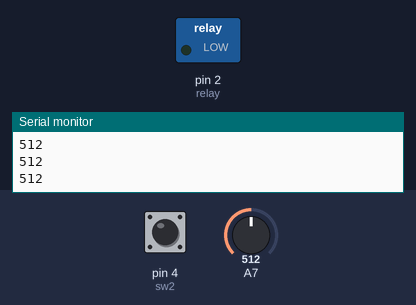
Simulated run of this sketch. Board: Arduino Mega 2560, built with avr-gcc and run on an emulated ATmega2560. Parts: switched loads named in the sketch (green lamp = pin HIGH), the last lines printed to the serial monitor. Inputs (shaded band) come from the test bench; at power-on: pin 4 (sw2) LOW, A7 = 512.

Above: at 1.3 s.
1.4 s: pin 4 (sw2) pulled HIGH for 0.6 s
At 1.9 s:
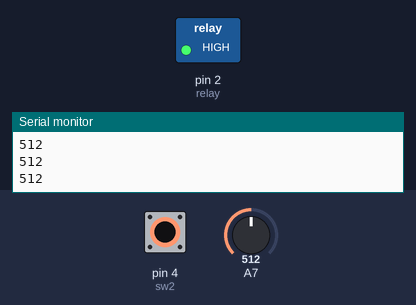
3.5 s: pin 4 (sw2) pulled HIGH for 3.2 s
At 7.5 s:
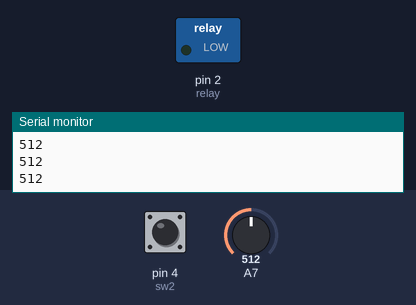
Timing chart, 0 to 9.0 s (numbered marks = the images above; inputs shaded):
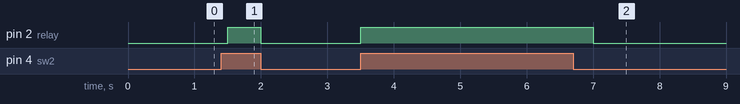

The sketch:

_____.ino
```cpp
#define relay 2
#define sw1 0
#define sw2 4
int modeClick = 0;
void setup() {
  pinMode(relay,OUTPUT);
  pinMode(sw1,INPUT);
  pinMode(sw2,INPUT);
  digitalWrite(relay,LOW);
  Serial.begin(115200);
}

void loop() {
  unsigned int val = analogRead(39);
  int mode = digitalRead(sw1);
  if (mode == 1) {
    delay(250);
    modeClick = modeClick + 1;
    if (modeClick == 2) {
      modeClick = 0;
    }
  }
  //Serial.println(modeClick);
  Serial.println(val);
  delay(500);
  switch (modeClick) {
    case 0:
         if(digitalRead(sw2) == 1) {
            digitalWrite(relay,HIGH);
         }else{
            digitalWrite(relay,LOW);
         }
      break;
    case 1:
      if(val>=1024){
        Serial.println(val);
        digitalWrite(relay,HIGH);
      }else{
        digitalWrite(relay,LOW);
      }
      break;
  }
}
```

Measured:
- after the input at 1.4 s, pin 2 (relay): LOW → HIGH after 0.10 s, → LOW 0.50 s later
- after the input at 3.5 s, pin 2 (relay): LOW → HIGH at once, → LOW 3.5 s later
